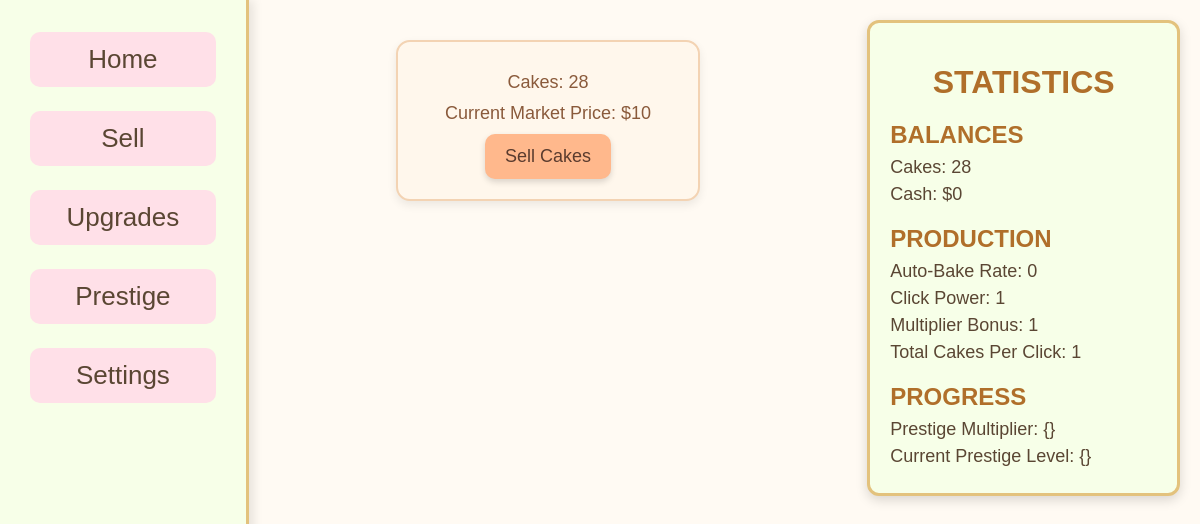
Before: /sell_cakes.php (signed in) with the older database file.
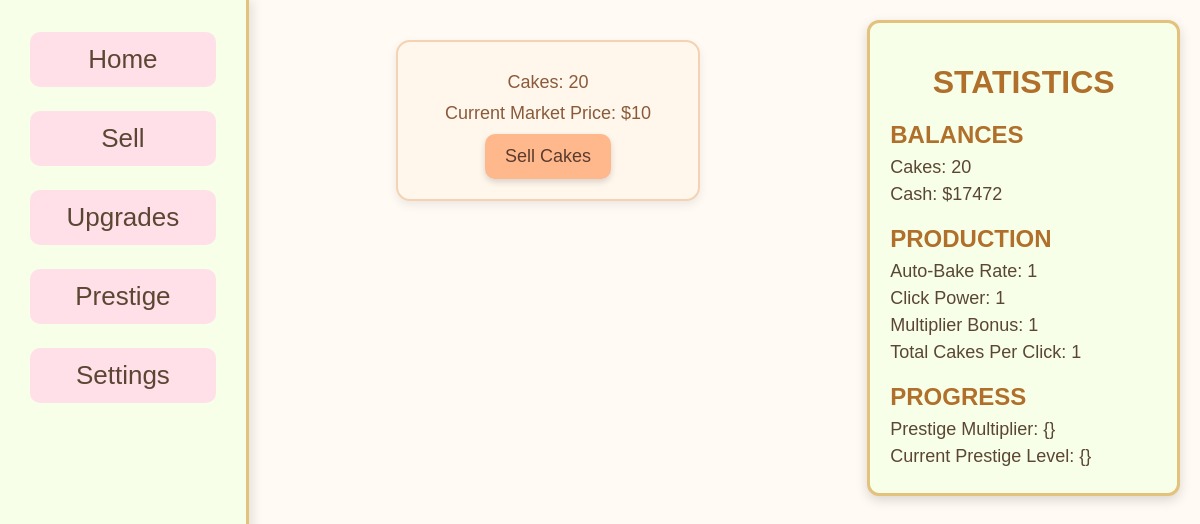
After: the same page with the newer database file.
### tables this page shows
CREATE TABLE "player_save" (
    id INTEGER PRIMARY KEY,
    cakes INTEGER DEFAULT 0,
    currency INTEGER DEFAULT 0, "multiplier" INTEGER DEFAULT 1, clickPower INTEGER DEFAULT 1, cps INTEGER DEFAULT 0, prestige_level INTEGER DEFAULT 0, prestige_multiplier REAL DEFAULT 1, "lifetime" INTEGER DEFAULT 0, "bonus" INTEGER DEFAULT 0, prestige_points INTEGER DEFAULT 0,
    FOREIGN KEY (id) REFERENCES users(id)
);

### sell_cakes.php (the view, shortened to what this page needs)
<?php
require_once __DIR__ . '/php/config.php';
$current_cakes = 0;
$current_currency = 0;
$current_multiplier = 1;
$current_clickPower = 1;
$current_cps = 0;
if (isset($_SESSION['user_id'])) {
    try {
        $dsn = "sqlite:$db";
        $pdo = new \PDO($dsn);
        $stmt = $pdo->prepare("
            SELECT cakes, currency, multiplier, clickPower, cps, bonus
            FROM player_save
            WHERE id = :user_id
        ");
        $stmt->execute([':user_id' => $_SESSION['user_id']]);
        $player_data = $stmt->fetch(\PDO::FETCH_ASSOC);
        if ($player_data) {
            $current_cakes = (int)$player_data['cakes'];
            $current_currency = (int)$player_data['currency'];
            $current_multiplier = (float)$player_data['multiplier'];
            $current_clickPower = (int)$player_data['clickPower'];
            $current_cps = (int)$player_data['cps'];
        }
    } catch (\PDOException $e) {
        echo "Database connection failed: " . $e->getMessage();
    }
} else {
    header("Location: index.php");
}
?>
<!DOCTYPE html>
    <html lang="en">
    <head>
        <link rel="stylesheet" href="Styles/index.css">
    </head>
    <body>
        <div class="column1">
            <div id="nav">
                <ul>
                    <li><a href="index.php"><button id = "homeButton">Home</button></a></li>
                    <li><a href="sell_cakes.php"><button id = "sellButton">Sell</button></a></li>
                    <li><a href="upgrades.php"><button id = "upgradesButton">Upgrades</button></a></li>
                    <li><a href="prestige.php"><button id = "prestigeButton">Prestige</button></a></li>
                    <li><a href="settings.php"><button id = "settingsButton">Settings</button></a></li>
                </ul>
            </div>
        </div>
        <div class="column2">
            <div id="sellSect">
                <p>Cakes: <span id = cakeCount data-cake><?php echo $current_cakes; ?></span></p>
                <p>Current Market Price: $<span id="cakePrice">0</span></p>
                <button id="sell-button">Sell Cakes</button>
            </div>
        </div>
        <div class="column3">
            <div id="stats">
                <h1>STATISTICS</h1>
                <h2>BALANCES</h2>
                    <ul>
                        <li>Cakes: <span id="cakeStat" data-cake><?php echo $current_cakes; ?></span></li>
                        <li>Cash: $<span id="currency"><?php echo $current_currency; ?></span></li>
                    </ul>
                <h2>PRODUCTION</h2>
                    <ul>
                        <li>Auto-Bake Rate: <?php echo $current_cps?></li>
                        <li>Click Power: <?php echo $current_clickPower ?></li>
                        <li>Multiplier Bonus: <?php echo $current_multiplier?></li>
                        <li>Total Cakes Per Click: <?php echo $current_clickPower * $current_multiplier?></li>
                    </ul>
                <h2>PROGRESS</h2>
                    <ul>
                        <li>Prestige Multiplier: {}</li>
                        <li>Current Prestige Level: {} </li>
                    </ul>
            </div>
        </div>
    </body>
</html>

### Styles/index.css (style rules this page uses)
html, body { margin: 0; padding: 0; height: 100%; background-color: #fffaf3; font-family: 'Trebuchet MS', sans-serif; color: #5a4633; }
body { display: flex; flex-direction: row; min-height: 100vh; }
.column1 { width: 22%; background-color: #f7ffe8; border-right: 3px solid #e3c27d; padding-top: 20px; box-shadow: 4px 0 10px rgba(0,0,0,0.1); }
#nav ul { list-style: none; padding: 0; margin: 0; }
#nav ul li { padding: 12px 30px; }
#nav ul li button { width: 100%; font-size: 26px; padding: 12px; border-radius: 10px; border: none; background-color: #ffe0e8; color: #5a4633; cursor: pointer; transition: 0.2s ease; }
.column2 { width: 50%; padding: 20px; }
.column3 { width: 28%; padding: 20px; }
#stats { background-color: #f7ffe8; border: 3px solid #e3c27d; border-radius: 12px; padding: 20px; box-shadow: 0 4px 12px rgba(0,0,0,0.15); }
#stats h1 { text-align: center; margin-bottom: 15px; color: #b06f2a; }
#stats h2 { margin-top: 20px; margin-bottom: 8px; color: #b06f2a; }
#stats ul { list-style: none; padding: 0; margin: 0; }
#stats ul li { margin: 6px 0; font-size: 18px; }
#sellSect { background: #fff7ec; border: 2px solid #f3d3b3; border-radius: 14px; padding: 20px; width: 260px; margin: 20px auto; text-align: center; box-shadow: 0 4px 10px rgba(0,0,0,0.08); font-family: "Trebuchet MS", sans-serif; }
#sellSect p { font-size: 18px; color: #8a5a3b; margin: 10px 0; }
#sell-button { background: #ffb88c; border: none; padding: 12px 20px; border-radius: 10px; font-size: 18px; color: #5a3b2e; cursor: pointer; transition: 0.2s ease; box-shadow: 0 3px 6px rgba(0,0,0,0.15); }

Changed rows visible on the page:
changed player_save: cakes "28" → "20"; currency "0" → "17472"; cps "0" → "1"
